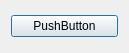
<?xml version="1.0" encoding="UTF-8"?>
<ui version="4.0">
 <class>Dialog</class>
 <widget class="QDialog" name="Dialog">
  <property name="geometry">
   <rect>
    <x>0</x>
    <y>0</y>
    <width>129</width>
    <height>53</height>
   </rect>
  </property>
  <property name="windowTitle">
   <string>Dialog</string>
  </property>
  <layout class="QVBoxLayout" name="verticalLayout">
   <item>
    <widget class="QPushButton" name="pushButton">
     <property name="text">
      <string>PushButton</string>
     </property>
    </widget>
   </item>
  </layout>
 </widget>
 <resources/>
 <connections>
  <connection>
   <sender>pushButton</sender>
   <signal>clicked()</signal>
   <receiver>Dialog</receiver>
   <slot>slotpb1()</slot>
   <hints>
    <hint type="sourcelabel">
     <x>64</x>
     <y>25</y>
    </hint>
    <hint type="destinationlabel">
     <x>64</x>
     <y>26</y>
    </hint>
   </hints>
  </connection>
 </connections>
 <slots>
  <slot>slotpb1()</slot>
 </slots>
</ui>
